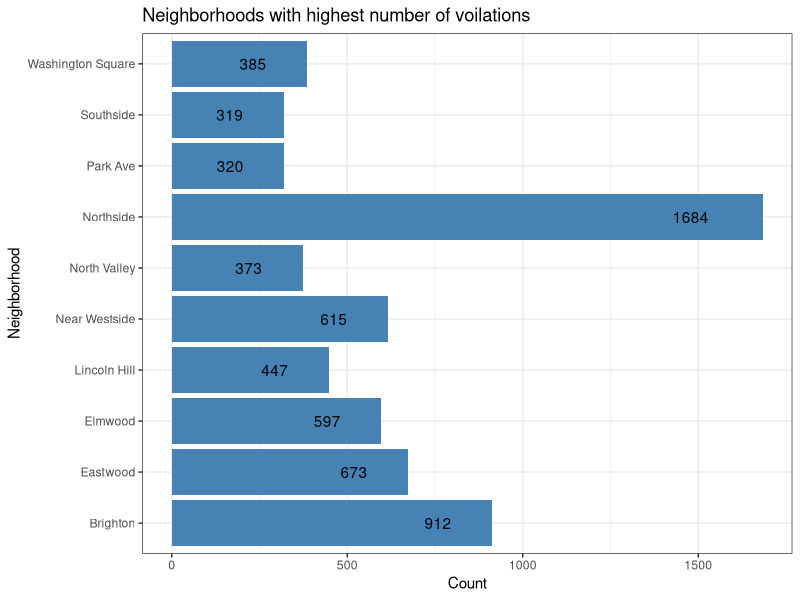
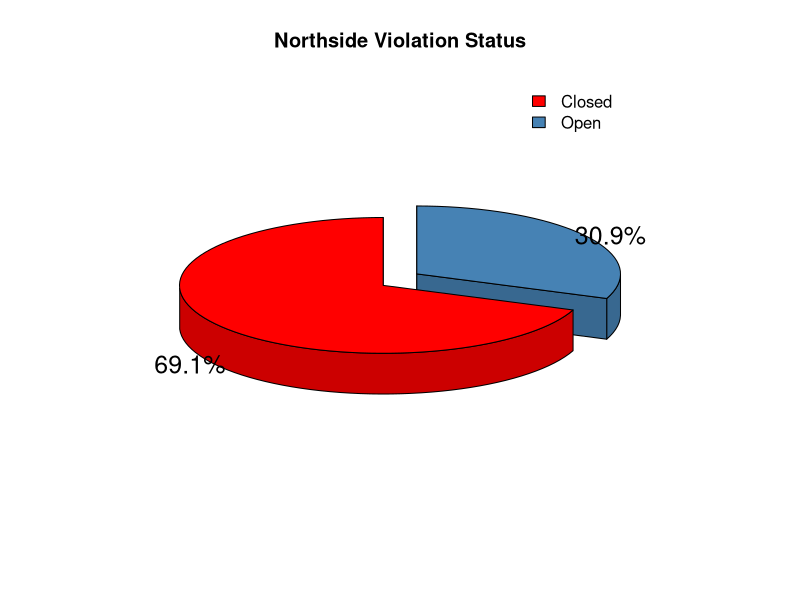

Write the R code that produced these figures, in order.
## ---- chunk 1

library(ggplot2)
library(dplyr)
library(plotrix)
setwd("C:/Users/Shashank Jain/Desktop/Study Material/RA Work/RMarkdown/Rmarkdown2/trail2")
violations <- read.csv("Code_violations.csv", header = T, stringsAsFactors = F)


## ---- chunk 2
summary(violations)
## ---- chunk 3

neighboorhood  <- aggregate(rep(1, length(violations$property_neighborhood)),
                             by=list(violations$property_neighborhood), sum)
as.data.frame(neighboorhood)

neighboorhood <- neighboorhood[neighboorhood$x >= 300,]

ggplot(data = neighboorhood,aes(x=neighboorhood$Group.1,y=neighboorhood$x))+
  geom_bar(stat = "identity",fill="steelblue") +
  xlab("Neighborhood")+
  ylab("Count")+
  ggtitle("Neighborhoods with highest number of voilations") +
  geom_text(aes(label=x), position=position_dodge(width=.9), hjust=2.5)+
  coord_flip() + theme_bw()
## ---- chunk 4
northside <- violations[violations$property_neighborhood=="Northside",]

z <- northside %>% 
  group_by(northside$violation_status) %>% 
  summarise(count=n())
z <- z[1:2,]
z
z$prop<- paste(round((z$count / sum(z$count) * 100),1), "%", sep="")

slices<- z$count
labels <- z$count
plotrix::pie3D(slices,
               labels = z$prop,
               explode=0.1,
               col=c("red", "steelblue"),
              start= pi/2, main = "Northside Violation Status")
legend("topright", legend=c("Closed", "Open"),
       fill=c("red", "steelblue"),
              bty="n")

